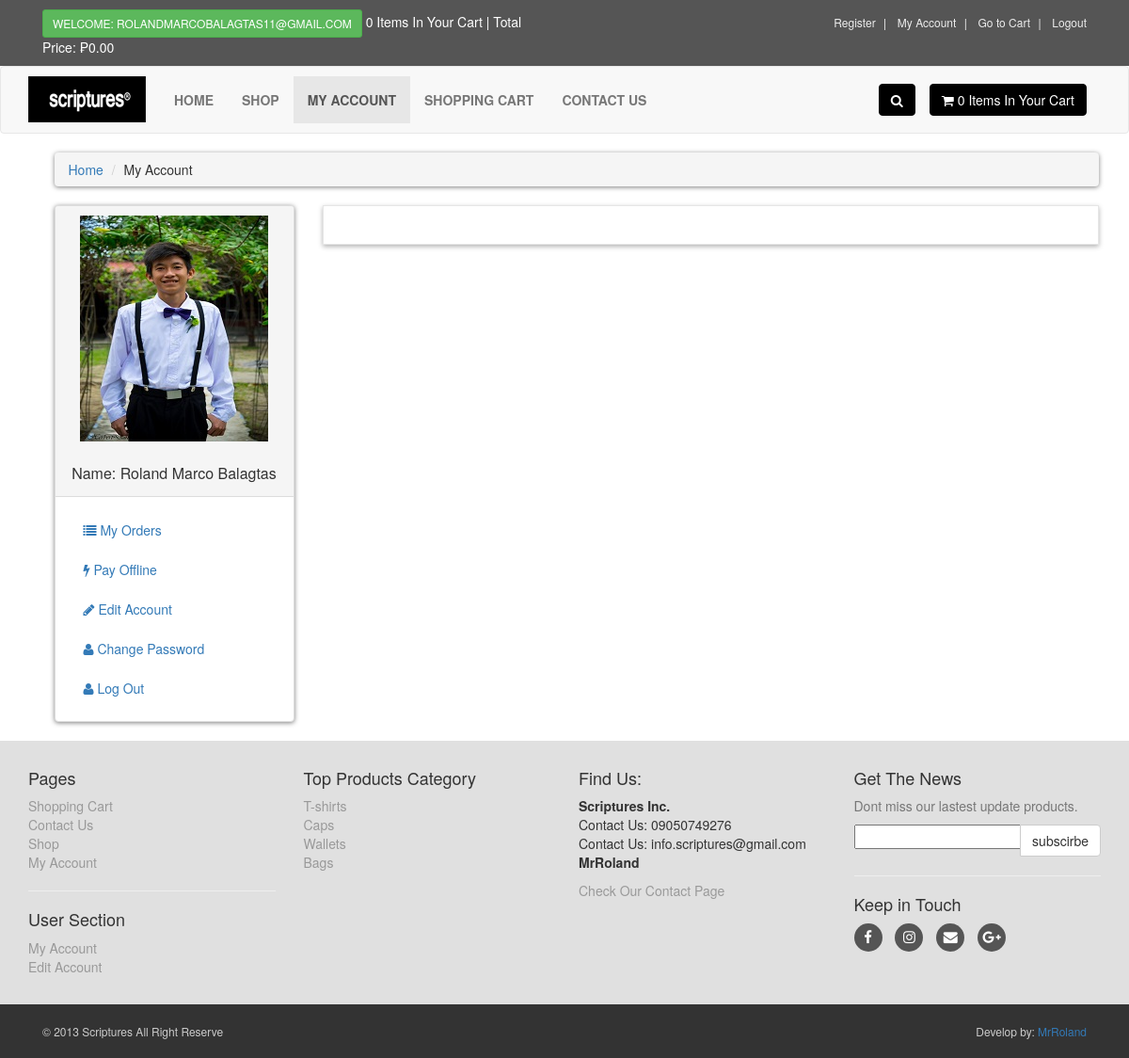
/customer/my_account.php (signed in), run on the app's committed database.
### tables this page shows
CREATE TABLE `customers` (
  `customer_id` int(10) NOT NULL,
  `customer_name` varchar(255) NOT NULL,
  `customer_email` varchar(255) NOT NULL,
  `customer_pass` varchar(255) NOT NULL,
  `customer_city` text NOT NULL,
  `customer_contact` varchar(255) NOT NULL,
  `customer_address` text NOT NULL,
  `customer_image` text NOT NULL,
  `customer_ip` varchar(100) NOT NULL
);

### customer/my_account.php (the view, shortened to what this page needs)
<?php
	if (!isset($_SESSION['customer_email'])) {
		echo "<script>window.open('../checkout.php','_self')</script>";
	}else{
	include("includes/db.php");
	include("functions/function.php");
 ?>
<!DOCTYPE html>
<html>
<head>
	<link rel="stylesheet" href="design.css">
	<link rel="stylesheet" href="styles/bootstrap-337.min.css">
	<link rel="stylesheet" href="font-awsome/css/font-awesome.min.css">
</head>
<body>
	<div id ="top">
		<div class="container">
			<div class ="col-md-6 offer">
				<a href ="#" class = "btn btn-success btn-sm">
					<?php
						if (!isset($_SESSION['customer_email'])) {
							echo "Welcome: Guest";
						}else{
							echo"Welcome: " .$_SESSION['customer_email'] ."";
						}
					 ?>
				</a>
				<a href="checkout.php"> <?php items(); ?> Items In Your Cart | Total Price: <?php total_price(); ?>.00</a>
			</div>
			<div class = "col-md-6">
				<ul class="menu">
					<li>
						<a href= "../customer_register.php">Register</a>
					</li>
					<li>
						<a href= "../customer/my_account.php">My Account</a>
					</li>
					<li>
						<a href= "../cart.php">Go to Cart</a>
					</li>
					<li>
						<a href= "../checkout.php">
							<?php
							if (!isset($_SESSION['customer_email'])) {
								echo "<a href='../checkout.php'> Login </a>";
							}else{
								echo"<a href='../logout.php'> Logout </a>";
							}
							?>
						</a>
					</li>
				</ul>
			</div>
		</div>
	</div>
	<div id = "navbar" class="navbar navbar-default">
		<div class="container">
			<div class="navbar-header">
				<a href = "index.php" class="navbar-brand home">
					<img src="images/scriplogo.png" alt="Scriptures" class="hidden-xs">
</a>
		</div>
		<div class="navbar-collapse collapse" id="navigation">
			<div class="padding-nav">
				<ul class="nav navbar-nav left">
					<li>
						<a href = "../index.php">Home</a>
					</li>
					<li>
						<a href = "../shop.php">Shop</a>
					</li>
					<li class="active">
						<?php
							if (!isset($_SESSION['customer_email'])) {
								echo "<a href='checkout.php'>My Account</a>";
							}else{
								echo "<a href='customer/my_account.php'>My Account</a>";
							}
						 ?>
					</li>
					<li>
						<a href = "../cart.php">Shopping Cart</a>
					</li>
					<li>
						<a href = "../contact.php">Contact Us</a>
					</li>
				</ul>
			</div>
			<a href ="../cart.php" class="btn navbar-btn btn-primary right">
				<i class="fa fa-shopping-cart"></i>
				<span><?php items(); ?> Items In Your Cart</span>
			</a>
			<div class = "navbar-collapse collapse right">
				<button class="btn btn-primary navbar-btn" type="button" data-toggle="collapse" data-target="#search">
					<i class= "fa fa-search"></i>
				</button>
			</div>
		</div>
		</div>
	</div>
	<div id="content">
		<div class = "container">
			<div class = "col-md-12">
				<ul class="breadcrumb">
					<li>
						<a href="index.php">Home</a>
					</li>
					<li>My Account</li>
				</ul>
			</div>
			<div class="col-md-3">
				<div class="panel panel-default sidebar-menu">
			<div class="panel-heading">
				<?php
				$customer_session = $_SESSION['customer_email'];
				$get_customer = "select * from customers where customer_email='$customer_session'";
				$run_customer = mysqli_query($con,$get_customer);
				$row_customer = mysqli_fetch_array($run_customer);
				$customer_image = $row_customer['customer_image'];
				$customer_name = $row_customer['customer_name'];
				if (!isset($_SESSION['customer_email'])) {
				}else{
					echo "
						<center>
							<img src='customer_images/$customer_image' class='img-responsive'>
						</center>
						<br/>
						<h3 class='panel-title' align='center'>
							Name: $customer_name
						</h3>
					";
				}
				?>
		</div>
	 <div class="panel-body">
	 	<ul class="nav-pills nav-stacked nav">
	 		 		<li class="<?php if(isset($_GET['my_orders'])){echo"active";}?>">
	 		 		<a href="my_account.php?my_orders">
	 		 			<i class="fa fa-list"></i> My Orders
	 		 		</a>
	 		 	</li>
	 		 		<li class="<?php if(isset($_GET['pay_offline'])){echo"active";}?>">
	 		 		<a href="my_account.php?pay_offline">
	 		 			<i class="fa fa-bolt"></i> Pay Offline
	 		 		</a>
	 		 	</li>
	 		 	<li class="<?php if(isset($_GET['edit_account'])){echo"active";}?>">
	 		 		<a href="my_account.php?edit_account">
	 		 			<i class="fa fa-pencil"></i> Edit Account
	 		 		</a>
	 		 	</li>
	 		 	<li class="<?php if(isset($_GET['change_pass'])){echo"active";}?>">
	 		 		<a href="my_account.php?change_pass">
	 		 			<i class="fa fa-user"></i> Change Password
	 		 		</a>
	 		 	</li>
	 		 	<li >
	 		 		<a href="logout.php">
	 		 			<i class="fa fa-user"></i> Log Out
	 		 		</a>
	 		 	</li>
	 	</ul>
	 </div>
</div>
			</div>
			<div class="col-md-9">
				<div class="box">
				</div>
			</div>
		</div>
	</div>
	<?php
		include("includes/footer.php");
	?>
</body>
</html>
<?php
	}
?>

### customer/design.css (style rules this page uses)
body { font-size: 14px; line-height: 1.42857143; color: #333333; overflow-x: hidden; }
#top { background: #555555; padding: 10px 0; }
#top .offer { color: #ffffff; }
#top .offer .btn { text-transform: uppercase; }
#top a { color: #ffffff; }
#top ul.menu { padding-top: 5px; margin: 0px; text-align: right; font-size: 12px; list-style: none; }
#top ul.menu > li { display: inline-block; }
#top ul.menu > li a { color: #eeeeee; }
#top ul.menu > li + li:before { content: "|\00a0"; color: #f7f7f7; padding: 0 5px; }
.navbar { background: #ffffff; }
.navbar-collapse .right { float: right; }
.navbar ul.nav > li > a { text-transform: uppercase; font-weight: bold; font-size: 14px; }
.padding-nav { padding-top: 10px; }
.breadcrumb { padding: 8px 15px; margin-bottom: 20px; background: #ffffff; border-radius: 5px; box-shadow: 0px 1px 5px rgba(0, 0, 0, .5); }
.breadcrumb> li + li:before { content: ">\00a0"; color: #cccccc; }
#content .panel.sidebar-menu { box-sizing: border-box; box-shadow: 0px 1px 5px rgba(0, 0, 0, 0.5); }
#content .panel.sidebar-menu h3 { padding: 5px 0px; margin: 0px; }
.navbar-brand { float: left; padding: 10px 15px; font-size: 18px; line-height: 20px; height: 70px; }
.btn-primary { color: rgb(255,255, 255); background: rgb(79,191, 168); border-color: rgb(65,179, 156); }
.box { background: #ffffff; margin: 0 0 30px; border: solid 1px #e6e6e6; box-sizing: border-box; padding: 20px; box-shadow: 0px 2px 5px rgba(0,0,0, .3); }
#content { padding-left: 25px; }

### customer/my_account.php (style rules this page uses)
.navbar-brand { float: left; padding: 10px 15px; font-size: 18px; line-height: 20px; height: 70px; }
.btn-primary { color: rgb(255,255, 255); background: rgb(00,00, 00); border-color: rgb(00,00, 00) }
.box { background: #ffffff; margin: 0 0 30px; border: solid 1px #e6e6e6; box-sizing: border-box; padding: 20px; box-shadow: 0px 2px 5px rgba(0,0,0, .3); }
#content { padding-left: 25px; }

### data on the page
customers: customer_image (picture), customer_name "Roland Marco Balagtas"

### other printed values
$_SESSION['customer_email'] "ROLANDMARCOBALAGTAS11@GMAIL.COM"
$count_items "0 0"
$total "0"
